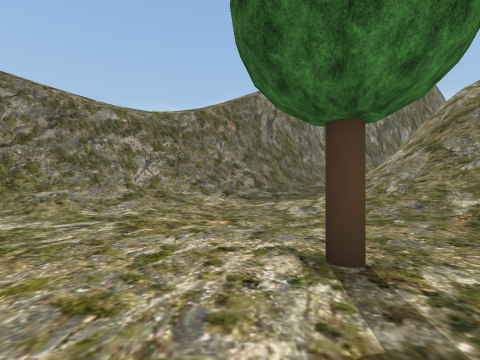
View 1 (above)

15 first-person views from a walk through a Unity game level. The camera is 1.5 m above the floor, looks level and sees 85° across. The floor is counted in squares, 2 m on a side. Each view is taken from the middle of a square. On the plan, view 1 faces up. The plan holds only what a view shows up to about 9 squares ahead; the rest is blank. The place goes on beyond the plan. Some trees and plants on the terrain are drawn as simple stand-ins. Some animated figures are left out. Door leaves are left out, so doorways stand open. Some surface patterns are stand-ins.

View 2
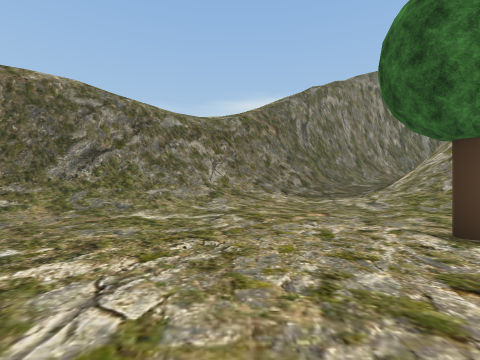

View 3
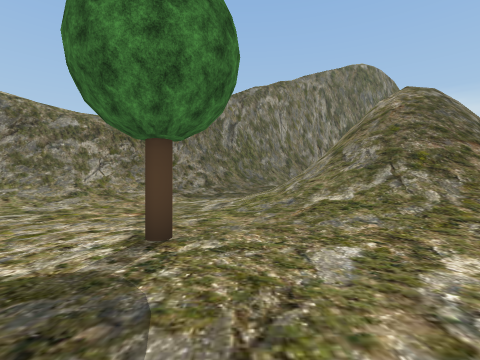

View 4
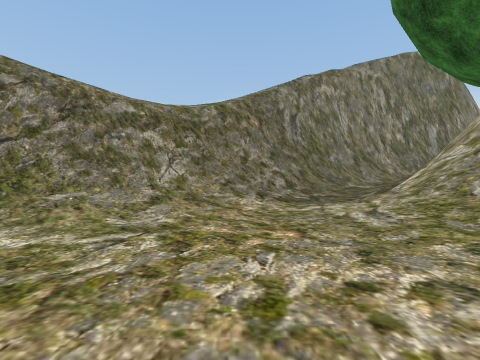

View 5
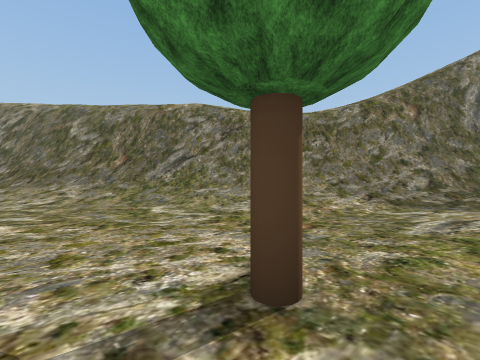

View 6
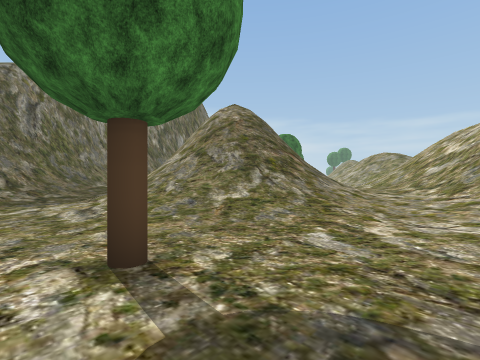

View 7
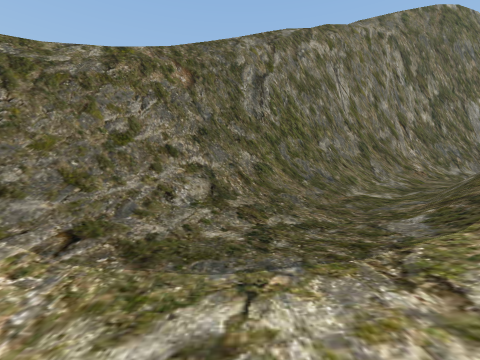

View 8
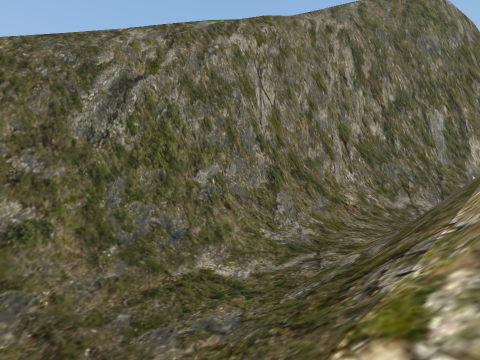

View 9
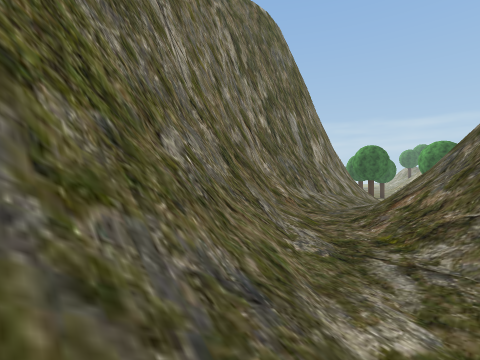

View 10
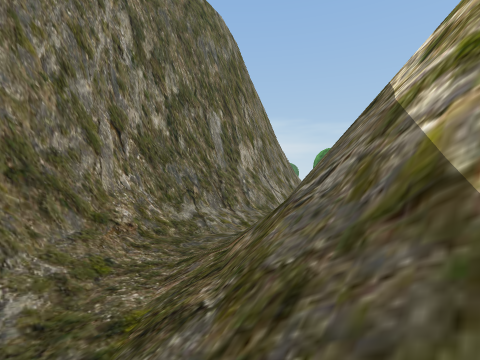

View 11
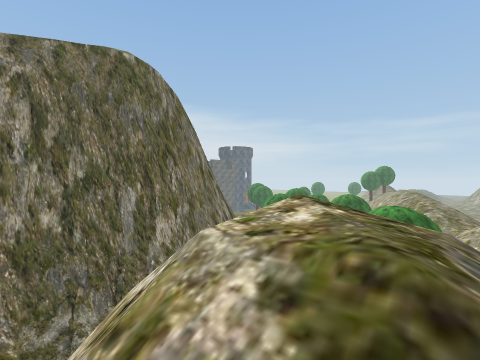

View 12
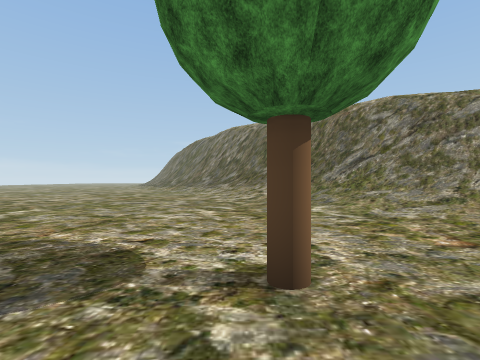

View 13
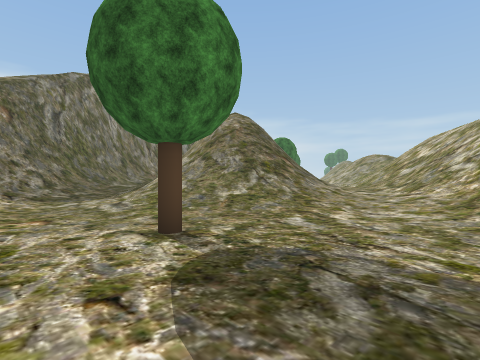

View 14
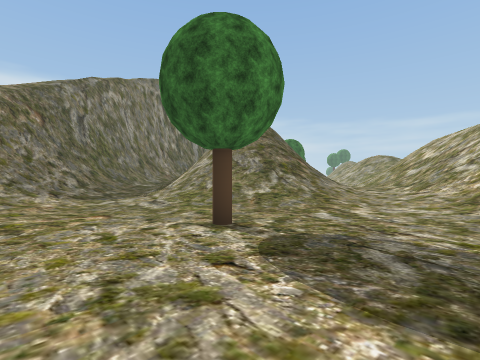

View 15
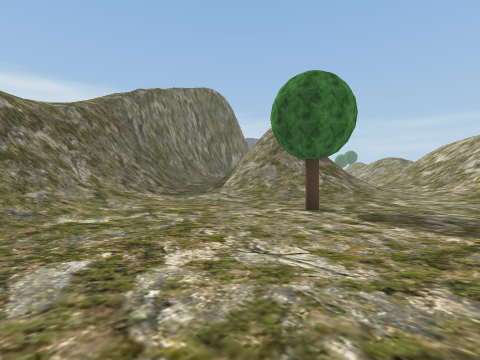

### Floor plan
Key: @ floor where view 1 was taken; # wall or solid block; x gap in a wall; . main floor; : floor 0.5 m higher than the main floor; + floor 0.75 m higher than the main floor; * floor 1.25 m higher than the main floor; % floor 1.5 m higher than the main floor; & floor 8 m higher than the main floor; $ floor 14.5 m higher than the main floor; / step, stairs or slope; = window, fence, low wall or low ledge; v drop or lower ground; O other object.
Columns run from 9 left of view 1 to 11 right of it. Each row starts with its distance up from view 1.
 19                  vv
 18                 vvvv
 17             $$vv
 16             vv  #####
 15            vv #######
 14          xv  ###/%%*+
 13         /=####/%%//
 12        /vv##=/+/=#v
 11      //v###//+/=##/
 10     //###=//+//##
  9   &//#==//::+/=#//
  8  //###///:.://////
  7  /v##///:..://////#
  6  ###///....://////#
  5  ##///.....://////
  4  ///:.......://///
  3 ///..........://++++
  2 /:........O...::+++//
  1  ..............:+////
  0    ......@.....+/////
 -1    .........../////

Positions as (right, up) in squares from view 1, and headings:
1: (0, 0), facing up
2: (-2, -1), facing up
3: (2, -1), facing up
4: (-1, 1), facing up
5: (2, 1), facing up-left
6: (0, 0), facing up-right
7: (1, 6), facing up
8: (4, 8), facing up
9: (2, 11), facing up-right
10: (5, 10), facing up-right
11: (7, 8), facing up-right
12: (3, 2), facing left
13: (-1, -1), facing up-right
14: (-2, -1), facing up-right
15: (-5, -1), facing up-right
